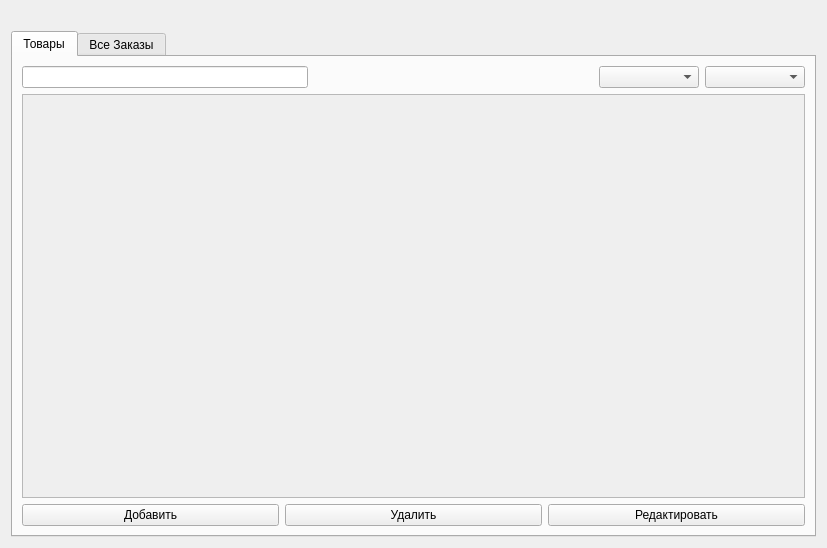
<?xml version="1.0" encoding="UTF-8"?>
<ui version="4.0">
 <class>MainWidget</class>
 <widget class="QWidget" name="MainWidget">
  <property name="geometry">
   <rect>
    <x>0</x>
    <y>0</y>
    <width>827</width>
    <height>548</height>
   </rect>
  </property>
  <property name="windowTitle">
   <string>Form</string>
  </property>
  <layout class="QVBoxLayout" name="verticalLayout_2">
   <item>
    <widget class="QLabel" name="fio">
     <property name="text">
      <string/>
     </property>
    </widget>
   </item>
   <item>
    <layout class="QVBoxLayout" name="verticalLayout">
     <item>
      <widget class="QTabWidget" name="tabWidget">
       <property name="currentIndex">
        <number>0</number>
       </property>
       <widget class="QWidget" name="tab_products">
        <attribute name="title">
         <string>Товары</string>
        </attribute>
        <layout class="QVBoxLayout" name="verticalLayout_4">
         <item>
          <layout class="QVBoxLayout" name="verticalLayout_3">
           <item>
            <layout class="QHBoxLayout" name="horizontalLayout_4">
             <item>
              <widget class="QLineEdit" name="lineEdit_search"/>
             </item>
             <item>
              <spacer name="horizontalSpacer">
               <property name="orientation">
                <enum>Qt::Orientation::Horizontal</enum>
               </property>
               <property name="sizeHint" stdset="0">
                <size>
                 <width>40</width>
                 <height>20</height>
                </size>
               </property>
              </spacer>
             </item>
             <item>
              <widget class="QComboBox" name="comboBox_suppilers">
               <property name="minimumSize">
                <size>
                 <width>100</width>
                 <height>0</height>
                </size>
               </property>
              </widget>
             </item>
             <item>
              <widget class="QComboBox" name="comboBox_quantity">
               <property name="minimumSize">
                <size>
                 <width>100</width>
                 <height>0</height>
                </size>
               </property>
              </widget>
             </item>
            </layout>
           </item>
           <item>
            <widget class="QScrollArea" name="scrollArea">
             <property name="widgetResizable">
              <bool>true</bool>
             </property>
             <widget class="QWidget" name="scrollAreaWidgetContents">
              <property name="geometry">
               <rect>
                <x>0</x>
                <y>0</y>
                <width>779</width>
                <height>393</height>
               </rect>
              </property>
              <layout class="QVBoxLayout" name="verticalLayout_6">
               <item>
                <layout class="QVBoxLayout" name="verticalLayout_products"/>
               </item>
              </layout>
             </widget>
            </widget>
           </item>
          </layout>
         </item>
         <item>
          <layout class="QHBoxLayout" name="horizontalLayout">
           <item>
            <widget class="QPushButton" name="pushButton_add_product">
             <property name="text">
              <string>Добавить</string>
             </property>
            </widget>
           </item>
           <item>
            <widget class="QPushButton" name="pushButton_delete_product">
             <property name="text">
              <string>Удалить</string>
             </property>
            </widget>
           </item>
           <item>
            <widget class="QPushButton" name="pushButton_edit_product">
             <property name="text">
              <string>Редактировать</string>
             </property>
            </widget>
           </item>
          </layout>
         </item>
        </layout>
       </widget>
       <widget class="QWidget" name="tab_2">
        <attribute name="title">
         <string>Все Заказы</string>
        </attribute>
        <layout class="QVBoxLayout" name="verticalLayout_8">
         <item>
          <layout class="QVBoxLayout" name="verticalLayout_5">
           <item>
            <widget class="QScrollArea" name="scrollArea_2">
             <property name="widgetResizable">
              <bool>true</bool>
             </property>
             <widget class="QWidget" name="scrollAreaWidgetContents_2">
              <property name="geometry">
               <rect>
                <x>0</x>
                <y>0</y>
                <width>779</width>
                <height>423</height>
               </rect>
              </property>
              <layout class="QVBoxLayout" name="verticalLayout_7">
               <item>
                <layout class="QVBoxLayout" name="verticalLayout_orders"/>
               </item>
              </layout>
             </widget>
            </widget>
           </item>
          </layout>
         </item>
         <item>
          <layout class="QHBoxLayout" name="horizontalLayout_6">
           <item>
            <widget class="QPushButton" name="pushButton_add_order">
             <property name="text">
              <string>Добавить</string>
             </property>
            </widget>
           </item>
           <item>
            <widget class="QPushButton" name="pushButton_delete_order">
             <property name="text">
              <string>Удалить</string>
             </property>
            </widget>
           </item>
           <item>
            <widget class="QPushButton" name="pushButton_edit_order">
             <property name="text">
              <string>Редактировать</string>
             </property>
            </widget>
           </item>
          </layout>
         </item>
        </layout>
       </widget>
      </widget>
     </item>
    </layout>
   </item>
  </layout>
 </widget>
 <resources/>
 <connections/>
</ui>
